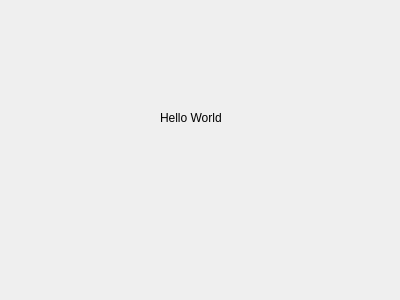
<?xml version="1.0" encoding="UTF-8"?>
<ui version="4.0">
 <class>HelloDialog</class>
 <widget class="QDialog" name="HelloDialog">
  <property name="geometry">
   <rect>
    <x>0</x>
    <y>0</y>
    <width>400</width>
    <height>300</height>
   </rect>
  </property>
  <property name="windowTitle">
   <string>HelloDialog</string>
  </property>
  <widget class="QLabel" name="label">
   <property name="geometry">
    <rect>
     <x>160</x>
     <y>110</y>
     <width>81</width>
     <height>16</height>
    </rect>
   </property>
   <property name="text">
    <string>Hello World</string>
   </property>
  </widget>
 </widget>
 <layoutdefault spacing="6" margin="11"/>
 <resources/>
 <connections/>
</ui>
